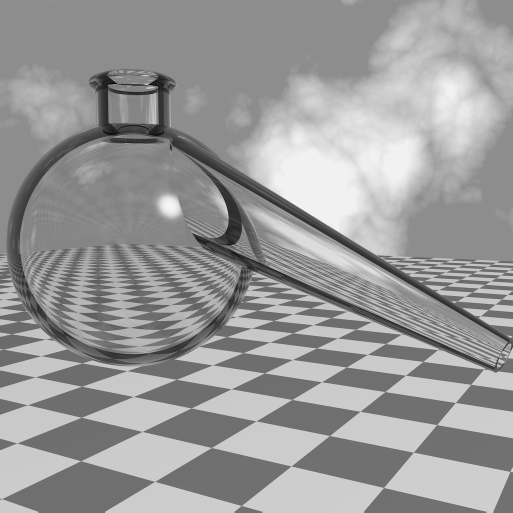
#> input picture 20260907/img/Fig0418(a)(ray_traced_bottle_original).tif, 1025 x 1025 px (shown at 1/2 size)
$ jupyter execute Operaciones.ipynb   (shell and % lines are left out)
#> lines starting #> are read from the running program, lines starting #| are printed output that depends on the picture; after the words box and inside, x2 and y2 are one past the last pixel; in counts of white or black regions, pixels touching at a corner belong together
# Operaciones puntuales y transformaciones sobre imágenes

Este notebook implementa las principales **operaciones puntuales** (identidad,
negativo, umbral, intervalo umbral binario, umbral en escala de grises,
extensión de niveles de gris y reducción de niveles de gris) y **transformaciones**
(adición, sustracción y rodaja de planos de bits).

Las funciones trabajan sobre arrays `numpy`, por lo que son independientes del
formato de archivo (TIFF, PNG, JPG, ...). Trabajamos con dos imágenes **TIFF en
escala de grises de 8 bits**:

- `img/Fig0418(a)(ray_traced_bottle_original).tif` — botella renderizada (ray tracing)
- `img/Fig0462(a)(PET_image).tif` — imagen PET

Como tienen tamaños distintos, la segunda se **redimensiona** al tamaño de la
primera para poder sumarla/restarla.

## 1. Preparación

Importamos las librerías, cargamos las imágenes y definimos un helper de
visualización que normaliza el rango mostrado al mínimo/máximo real de cada
imagen (así se ven correctamente archivos de cualquier profundidad de bits).

[cell 1]
import numpy as np
import matplotlib.pyplot as plt
from PIL import Image

RUTA_1 = "img/Fig0418(a)(ray_traced_bottle_original).tif"
RUTA_2 = "img/Fig0462(a)(PET_image).tif"


def cargar(ruta, tamano=None):
    """Carga una imagen en grises de 8 bits (uint8).

    Si `tamano` se indica, la redimensiona a ese tamaño. Es necesario
    para que las transformaciones (adición/sustracción) trabajen con
    imágenes del mismo tamaño.
    """
    imagen = Image.open(ruta)
#> imagen is the input picture: PIL image 1025x1025 L; min 0, max 248, mean 153.7
    if imagen.mode != "L":
        imagen = imagen.convert("L")
    if tamano is not None and imagen.size != tamano:
        imagen = imagen.resize(tamano, Image.LANCZOS)
    return np.asarray(imagen).astype(np.uint8)


imagen_1 = cargar(RUTA_1)
imagen_2 = cargar(RUTA_2, tamano=imagen_1.shape[::-1])
#> call 2 of cargar, with ruta = 'img/Fig0462(a)(PET_image).tif', tamano = (1025, 1025)
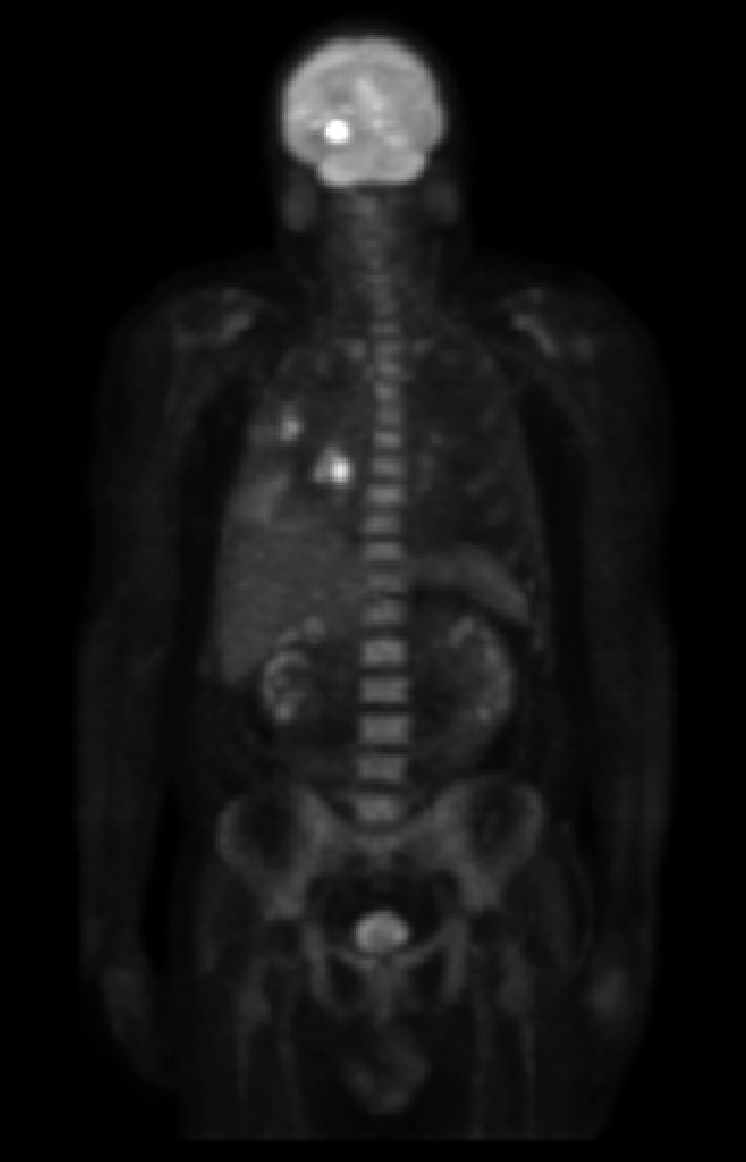
#> input picture 20260907/img/Fig0462(a)(PET_image).tif, 746 x 1162 px
#> in cargar, imagen is the input picture: PIL image 746x1162 L; min 0, max 255, mean 19.4
#> in cargar (call 2), `imagen = imagen.resize(tamano, Image.LANCZOS)`:
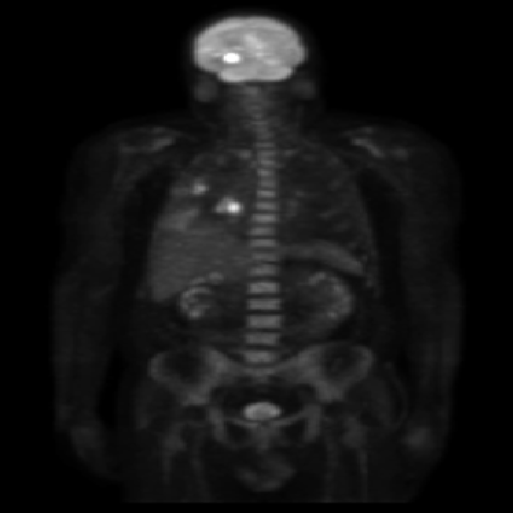
#> imagen: PIL image 1025x1025 L (shown at 1/2 size); min 0, max 255, mean 19.4

print(f"Imagen 1: {imagen_1.shape} | dtype: {imagen_1.dtype} | rango: {imagen_1.min()}-{imagen_1.max()}")
#| Imagen 1: (1025, 1025) | dtype: uint8 | rango: 0-248
print(f"Imagen 2: {imagen_2.shape} | dtype: {imagen_2.dtype} | rango: {imagen_2.min()}-{imagen_2.max()} (redimensionada a {imagen_1.shape[1]}x{imagen_1.shape[0]})")
#| Imagen 2: (1025, 1025) | dtype: uint8 | rango: 0-255 (redimensionada a 1025x1025)

[cell 2]
def niveles(dtype):
    """Número total de niveles de gris `L` según el dtype (256 para uint8)."""
    return int(2 ** np.iinfo(dtype).bits)


def mostrar(imagenes, titulos=None, figsize=None, cmap="gray", normalizar=True):
    """Muestra una lista de imágenes en una fila.

    Por defecto normaliza `vmin`/`vmax` al mínimo/máximo real de cada imagen
    para que cualquier profundidad se visualice correctamente.
    """
#> called with cmap = 'gray', normalizar = True
    if not isinstance(imagenes, (list, tuple)):
        imagenes = [imagenes]
    n = len(imagenes)
#> n = 2
    figsize = figsize or (4 * n, 4)
#> figsize = (8, 4)
    _, ejes = plt.subplots(1, n, figsize=figsize)
    if n == 1:
        ejes = [ejes]
    for i, img in enumerate(imagenes):
        arr = np.asarray(img)
        vmin, vmax = None, None
        if normalizar:
            vmin = float(np.nanmin(arr))
            vmax = float(np.nanmax(arr))
            if vmin == vmax:
                vmax = vmin + 1.0
        ejes[i].imshow(arr, cmap=cmap if arr.ndim == 2 else None, vmin=vmin, vmax=vmax)
        ejes[i].axis("off")
        if titulos and i < len(titulos):
            ejes[i].set_title(titulos[i])
#> this loop made 2 passes
#> vmin on passes 1 to 2: 0, 0
    plt.tight_layout()
    plt.show()

## 2. Operaciones puntuales

Las operaciones puntuales transforman cada píxel de forma independiente:
$s = T(r)$, donde $r$ es el valor de entrada y $s$ el de salida. Se definen en
escala de grises; para imágenes en color se aplican a cada canal por separado
(véase la sección 2.8).

### 2.1 Identidad

$s = r$. Devuelve la imagen tal cual; sirve como referencia para comparar.

[cell 3]
def identidad(arr):
    """Identidad: s = r. Devuelve la imagen sin cambios."""
    return np.array(arr)


mostrar([imagen_1, identidad(imagen_1)], titulos=["Original", "Identidad"])

### 2.2 Inverso o negativo

$s = L - 1 - r$, con $L$ el número de niveles de gris (256 para imágenes de 8
bits). Invierte los tonos de la imagen.

[cell 4]
def negativo(arr):
    """Inverso: s = L - 1 - r."""
    maximo = niveles(arr.dtype) - 1
#> maximo = 255
    return (maximo - arr.astype(np.int32)).astype(arr.dtype)


mostrar([imagen_1, negativo(imagen_1)], titulos=["Original", "Negativo"])
#> the loop in mostrar (call 2), `for i, img in enumerate(imagenes):` made 2 passes
#> vmin on passes 1 to 2: 0, 7

### 2.3 Umbral

$s = 0$ si $r < T$ y $s = L-1$ (blanco) en caso contrario. Produce una imagen
binaria que separa la imagen en dos clases según la intensidad.

[cell 5]
def umbral(arr, t):
    """Umbral binario: 0 si r < t, L-1 en caso contrario."""
#> called with t = 128
    maximo = niveles(arr.dtype) - 1
#> maximo = 255
    return np.where(arr < t, 0, maximo).astype(arr.dtype)
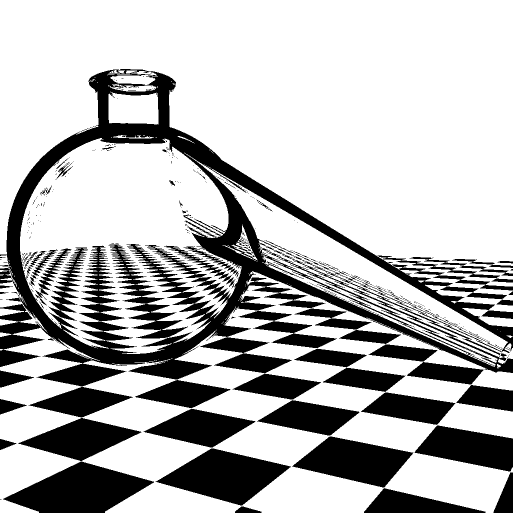
#> returned value: shape (1025, 1025) (shown at 1/2 size); 71.8% white; 582 black regions (510 under 20 px), largest, box (x1, y1, x2, y2) and area: (0, 138, 1025, 799) 128419, (6, 923, 308, 1025) 17977, (311, 897, 582, 1011) 16513


T = 128
mostrar([imagen_1, umbral(imagen_1, T)], titulos=["Original", f"Umbral (T={T})"])

### 2.4 Intervalo umbral binario

$s = L-1$ si $a \leq r \leq b$ y $s = 0$ en el resto. Resalta en blanco solo la
zona cuyos niveles están dentro del intervalo $[a, b]$.

[cell 6]
def umbral_intervalo_binario(arr, a, b):
    """Intervalo umbral binario: L-1 si a <= r <= b, 0 en el resto."""
#> called with a = 100, b = 200
    maximo = niveles(arr.dtype) - 1
#> maximo = 255
    return np.where((arr >= a) & (arr <= b), maximo, 0).astype(arr.dtype)
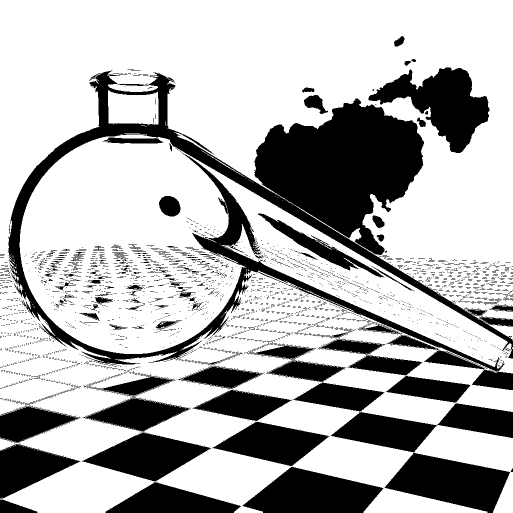
#> returned value: shape (1025, 1025) (shown at 1/2 size); 70.4% white; 3650 black regions (3495 under 20 px), largest, box (x1, y1, x2, y2) and area: (17, 141, 1025, 780) 117209, (737, 135, 979, 306) 18507, (769, 906, 1020, 1025) 17557


a, b = 100, 200
mostrar([imagen_1, umbral_intervalo_binario(imagen_1, a, b)],
        titulos=["Original", f"Intervalo binario [{a}, {b}]"])

### 2.5 Umbral en escala de grises

Variante del intervalo anterior: dentro de $[a, b]$ se **conserva el valor de
gris original** y fuera se pone $0$ (fondo negro). Útil para segmentar una zona
de interés manteniendo su detalle interno.

[cell 7]
def umbral_escala_grises(arr, a, b):
    """Conserva los grises dentro de [a, b] y pone 0 fuera del intervalo."""
#> called with a = 100, b = 200
    return np.where((arr >= a) & (arr <= b), arr, 0).astype(arr.dtype)


mostrar([imagen_1, umbral_escala_grises(imagen_1, a, b)],
        titulos=["Original", f"Escala de grises [{a}, {b}]"])

### 2.6 Extensión de niveles de gris

Estiramiento lineal de contraste: mapea el rango $[r_{min}, r_{max}]$ al rango
completo $[0, L-1]$. Con los valores por defecto (mínimo y máximo de la imagen)
aprovecha todo el rango dinámico; también se puede fijar un intervalo manual
(por ejemplo los percentiles) para no amplificar ruido.

[cell 8]
def extension_niveles_gris(arr, minimo=None, maximo=None):
    """Extensión lineal [minimo, maximo] -> [0, L-1]."""
    maximo_out = niveles(arr.dtype) - 1
#> maximo_out = 255
    rmin = arr.min() if minimo is None else minimo
#> rmin = 0
    rmax = arr.max() if maximo is None else maximo
#> rmax = 255
    if rmax <= rmin:
        return np.array(arr)
    escala = maximo_out / (rmax - rmin)
#> escala = 1
    estirada = (arr.astype(np.float64) - rmin) * escala
    return np.clip(estirada, 0, maximo_out).astype(arr.dtype)


mostrar([imagen_2, extension_niveles_gris(imagen_2)],
        titulos=["PET original (oscura)", "Extensión al rango completo"])

### 2.7 Reducción de niveles de gris

Cuantiza los valores a $2^{bits}$ niveles y los **re-expande al rango completo**
$[0, L-1]$. La imagen se *posteriza* (aparecen bandas de tono) pero no se
oscurece. Con 1 bit se obtiene directamente un umbral binario

[cell 9]
def reduccion_niveles_gris(arr, bits):
    """Cuantiza a 2^bits niveles y re-expande al rango completo [0, L-1]."""
#> called with bits = 4
    maximo = niveles(arr.dtype) - 1
#> maximo = 255
    if bits >= int(np.log2(niveles(arr.dtype))):
        return np.array(arr)
    cuantos = (1 << bits) - 1
    arr_f = arr.astype(np.float64) / maximo
    cuantizada = np.round(arr_f * cuantos) / cuantos
    return (cuantizada * maximo).astype(arr.dtype)


mostrar([imagen_1,
         reduccion_niveles_gris(imagen_1, 4),
         reduccion_niveles_gris(imagen_1, 1)],
        titulos=["Original", "Reducción a 4 bits (16 niveles)", "Reducción a 1 bit (2 niveles)"])

### 2.8 Aplicación por canal (imágenes en color)

Una imagen en color RGB se interpreta como tres matrices (rojo, verde, azul).
Como las operaciones puntuales actúan píxel a píxel, se aplican a **cada canal
por separado**.

Lo demostramos con una imagen RGB sintética generada con `numpy`: canal R con
gradiente horizontal, canal G con gradiente vertical y canal B constante.

[cell 10]
def aplicar_por_canal(arr, funcion, **kwargs):
    """Aplica una operación puntual a cada canal de una imagen en color."""
    canales = [funcion(arr[..., c], **kwargs) for c in range(arr.shape[-1])]
    return np.stack(canales, axis=-1)


alto, ancho = 256, 256
xx, _ = np.meshgrid(np.linspace(0, 255, ancho), np.linspace(0, 255, alto))
_, yy = np.meshgrid(np.linspace(0, 255, ancho), np.linspace(0, 255, alto))
sintetica = np.stack([
    xx.astype(np.uint8),
    yy.astype(np.uint8),
    np.full((alto, ancho), 128, np.uint8),
], axis=-1)

negativa = aplicar_por_canal(sintetica, negativo)
binaria = aplicar_por_canal(sintetica, umbral, t=T)
mostrar([sintetica, negativa, binaria],
        titulos=["RGB sintética", "Negativo por canal", "Umbral por canal"],
        figsize=(14, 5))
#> in mostrar (call 8), `plt.show()`:
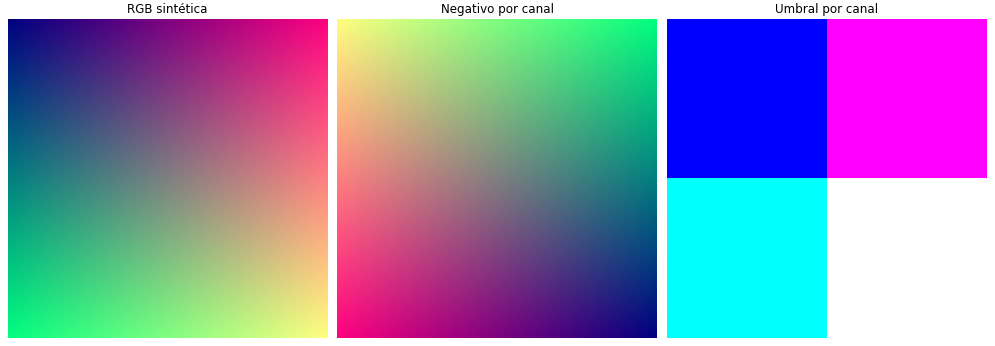
#> figure drawn by matplotlib, 3 panels

## 3. Transformaciones entre imágenes

A diferencia de las operaciones puntuales (que usan una sola imagen), las
transformaciones combinan **dos imágenes** píxel a píxel, lo que exige que
tengan el mismo tamaño. Aquí la segunda imagen ya fue redimensionada en la
celda de preparación.

### 3.1 Adición

$s = r_1 + r_2$, recortada al rango válido $[0, L-1]$ para no desbordar.
Útil para composición o para sumar ruido controlado. (En el procesado de
secuencias, **promediar** varias imágenes reduce el ruido.)

[cell 11]
def adicion(a, b):
    """Suma de dos imágenes del mismo tamaño, recortada al rango válido."""
    maximo = niveles(a.dtype) - 1
#> maximo = 255
    suma = a.astype(np.int32) + b.astype(np.int32)
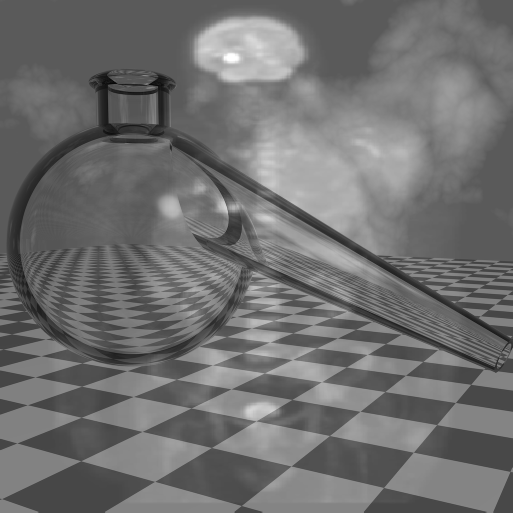
#> suma: shape (1025, 1025) int32 (shown at 1/2 size); min 0, max 396, mean 173.1; drawn with min black and max white
    return np.clip(suma, 0, maximo).astype(a.dtype)


mostrar([imagen_1, imagen_2, adicion(imagen_1, imagen_2)],
        titulos=["Imagen 1", "Imagen 2", "Adición"],
        figsize=(14, 5))

### 3.2 Sustracción

$s = |r_1 - r_2|$. La diferencia con valor absoluto elimina el signo (no hay
niveles negativos) y resalta las **diferencias** entre dos imágenes: se usa
para detectar cambios, movimiento o regiones de interés.

[cell 12]
def sustraccion(a, b):
    """Valor absoluto de la diferencia de dos imágenes del mismo tamaño."""
    return np.abs(a.astype(np.int32) - b.astype(np.int32)).astype(a.dtype)
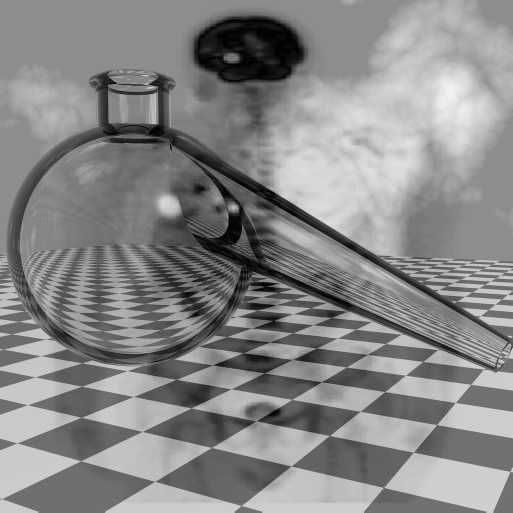
#> returned value: shape (1025, 1025) (shown at 1/2 size); min 0, max 248, mean 135.2


mostrar([imagen_1, imagen_2, sustraccion(imagen_1, imagen_2)],
        titulos=["Imagen 1", "Imagen 2", "|Sustracción|"],
        figsize=(14, 5))

### 3.3 Rodaja de planos de bits

Una imagen de 8 bits se puede descomponer en **8 planos binarios**, uno por bit
($0$ = menos significativo, $7$ = más significativo). El plano $p$ vale 255 en
los píxeles cuyo $p$-ésimo bit está encendido y 0 en el resto.

Los planos **superiores** concentran la información visual más importante;
en los **inferiores** aparecen detalles finos y ruido.

[cell 13]
def plano_de_bits(arr, p):
    """Extrae como binario (0/255) el plano de bit p (0 = menos significativo)."""
    return (((arr >> p) & 1) * 255).astype(np.uint8)


fig, ejes = plt.subplots(2, 4, figsize=(16, 9))
for p in range(8):
    ejes[p // 4, p % 4].imshow(plano_de_bits(imagen_1, p), cmap="gray", vmin=0, vmax=255)
    ejes[p // 4, p % 4].set_title(f"Plano {p} (bit {p})")
    ejes[p // 4, p % 4].axis("off")
plt.tight_layout()
plt.show()
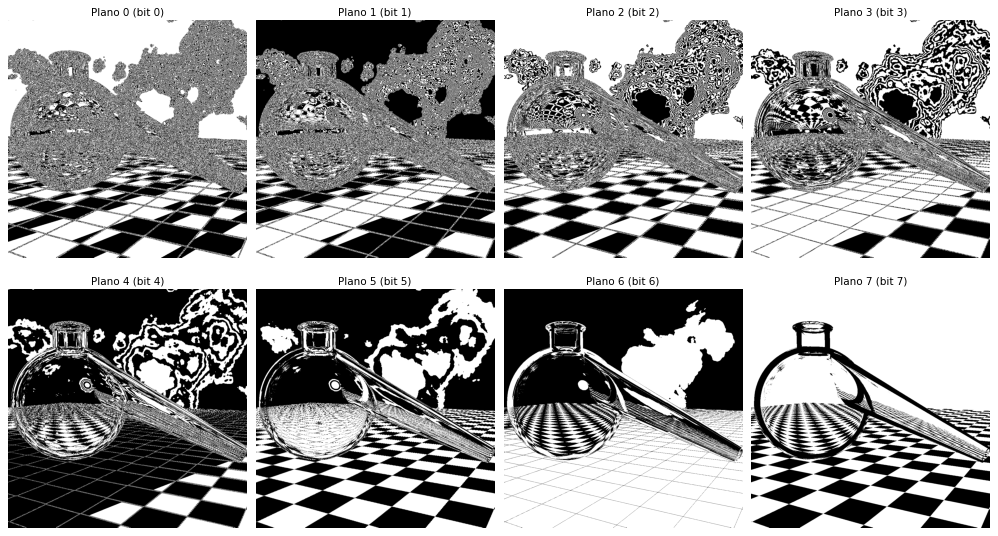
#> figure drawn by matplotlib, 8 panels

[cell 14]
def reconstruir(planos):
    """Reconstruye la imagen original sumando los planos ponderados: p->2^p."""
    return sum((plano.astype(np.uint16) // 255) << p
               for p, plano in enumerate(planos)).astype(np.uint8)


planos = [plano_de_bits(imagen_1, p) for p in range(8)]
#> in plano_de_bits (call 9), `return (((arr >> p) & 1) * 255).astype(np.uint8)`: returned value: shape (1025, 1025); 58.8% white; 1949 black regions (1875 under 20 px), largest, box (x1, y1, x2, y2) and area: (0, 0, 1025, 1025) 419588, (447, 182, 507, 268) 1699, (364, 167, 418, 233) 1204
#> in plano_de_bits (call 10), `return (((arr >> p) & 1) * 255).astype(np.uint8)`: returned value: shape (1025, 1025); 41.4% white; 1731 white regions (1573 under 20 px), largest, box (x1, y1, x2, y2) and area: (0, 0, 1025, 1025) 393226, (657, 884, 1025, 1025) 20190, (936, 816, 1025, 880) 2070
#> in plano_de_bits (call 11), `return (((arr >> p) & 1) * 255).astype(np.uint8)`: returned value: shape (1025, 1025); 59.8% white; 1812 black regions (1594 under 20 px), largest, box (x1, y1, x2, y2) and area: (0, 0, 1025, 1025) 370478, (736, 134, 980, 307) 3401, (766, 282, 819, 365) 2787
#> in plano_de_bits (call 12), `return (((arr >> p) & 1) * 255).astype(np.uint8)`: returned value: shape (1025, 1025); 65.1% white; 2111 black regions (1848 under 20 px), largest, box (x1, y1, x2, y2) and area: (0, 0, 1025, 781) 246197, (289, 762, 966, 1025) 35375, (722, 721, 1025, 1025) 25384
#> in plano_de_bits (call 13), `return (((arr >> p) & 1) * 255).astype(np.uint8)`: returned value: shape (1025, 1025); 28.3% white; 4165 white regions (3920 under 20 px), largest, box (x1, y1, x2, y2) and area: (0, 0, 1025, 851) 177334, (529, 795, 971, 1025) 21430, (315, 847, 579, 1025) 12337
#> in plano_de_bits (call 14), `return (((arr >> p) & 1) * 255).astype(np.uint8)`:
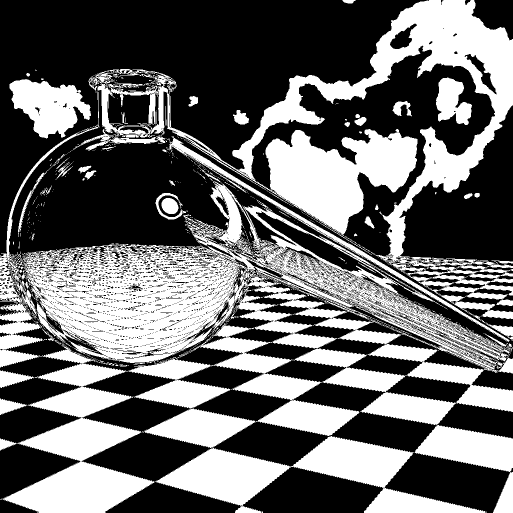
#> returned value: shape (1025, 1025) (shown at 1/2 size); 41.5% white; 752 white regions (676 under 20 px), largest, box (x1, y1, x2, y2) and area: (45, 331, 1025, 872) 155551, (146, 0, 1025, 642) 115423, (0, 685, 308, 1025) 41353
#> in plano_de_bits (call 15), `return (((arr >> p) & 1) * 255).astype(np.uint8)`:
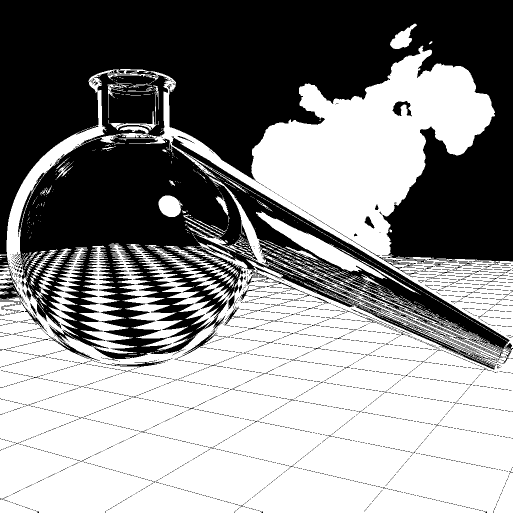
#> returned value: shape (1025, 1025) (shown at 1/2 size); 54.8% white; 2569 black regions (2497 under 20 px), largest, box (x1, y1, x2, y2) and area: (0, 0, 1025, 525) 281911, (0, 140, 1025, 739) 176250, (785, 202, 824, 233) 615
#> planos = 8 items
reconstruida = reconstruir(planos)

print("Reconstrucción correcta:", np.array_equal(reconstruida, imagen_1))
#| Reconstrucción correcta: True
mostrar([imagen_1, reconstruida], titulos=["Original", "Reconstruida desde los 8 planos"])
